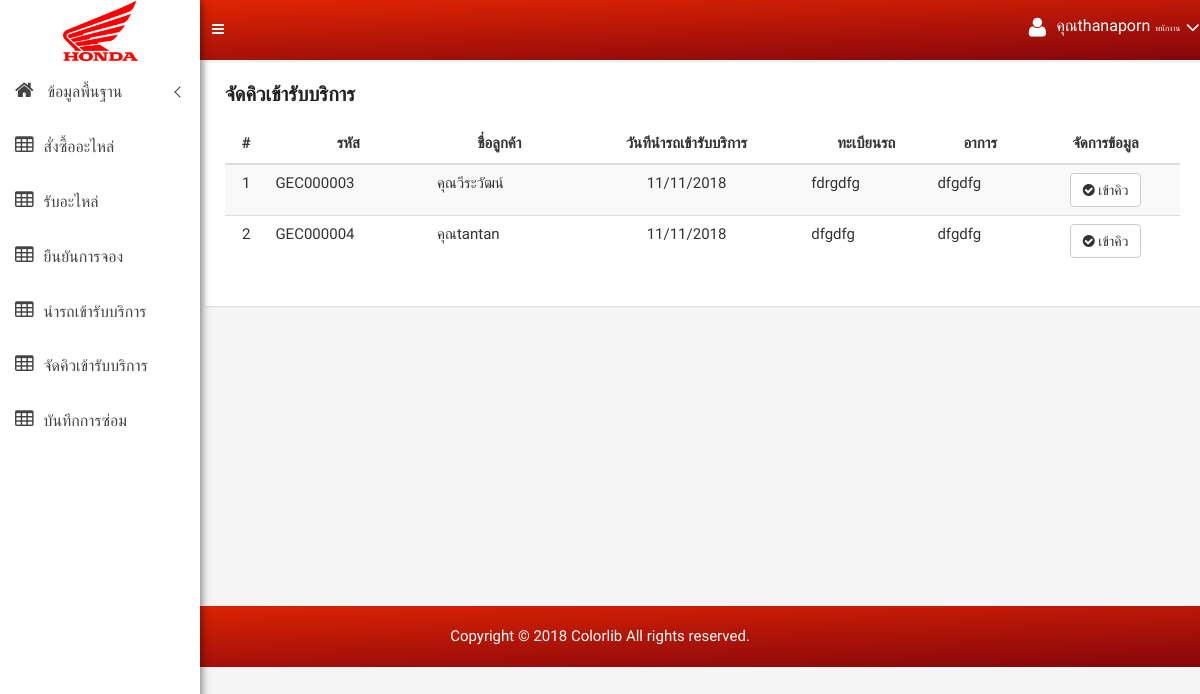
The page /quene_list.php (signed in) on the database as committed earlier.
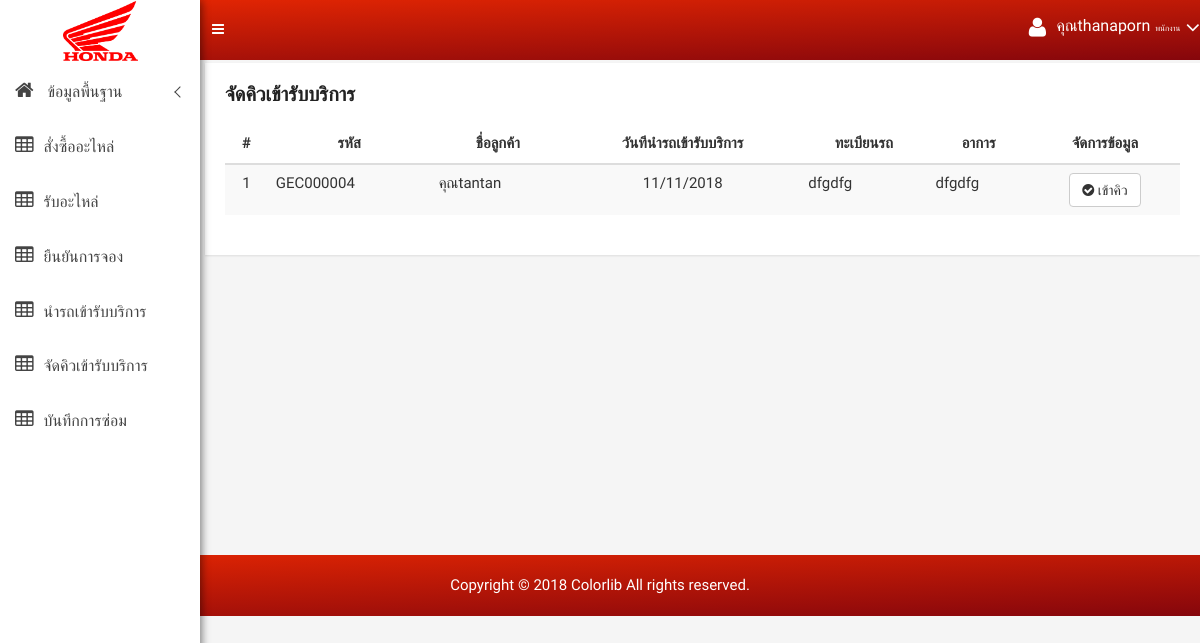
The same page on the database as committed later.
### tables this page shows
CREATE TABLE `get_car` (
  `gc_id` varchar(30) NOT NULL,
  `gc_date` date DEFAULT NULL,
  `gc_doc` varchar(50) DEFAULT NULL,
  `gc_text` varchar(50) DEFAULT NULL,
  `cus_id` varchar(30) DEFAULT NULL,
  `rs_id` varchar(30) DEFAULT NULL,
  `co_id` varchar(30) DEFAULT NULL,
  `gc_status` int(1) DEFAULT NULL,
  PRIMARY KEY (`gc_id`)
);

CREATE TABLE `customer` (
  `cus_id` varchar(30) NOT NULL,
  `cus_user` varchar(255) DEFAULT NULL,
  `cus_pass` varchar(255) DEFAULT NULL,
  `cus_name` varchar(50) DEFAULT NULL,
  `cus_add` text,
  `cus_tel` varchar(30) DEFAULT NULL,
  `co_id` varchar(30) DEFAULT NULL,
  PRIMARY KEY (`cus_id`),
  KEY `co_id` (`co_id`)
);

### config.php (called while the page is built, shortened)
<?php
function FormatDay($mydate){
    $originalDate = $mydate;
    $newDate = date("d/m/Y", strtotime($originalDate));
    return $newDate;
}
?>

### quene_list.php (the view)
<?php include "sitebar.php"; ?>
<?php include "header.php"; ?>
<div class="container-fluid">
    <div class="product-status-wrap">
        <h4>จัดคิวเข้ารับบริการ</h4>
        <div class="row">
            <div class="col-md-12">
                <table class="table table-striped table-hover">
                    <thead>
                    <tr>
                        <th class="text-center">#</th>
                        <th class="text-center">รหัส</th>
                        <th class="text-center">ชื่อลูกค้า</th>
                        <th class="text-center">วันทีนำรถเข้ารับบริการ</th>
                        <th class="text-center">ทะเบียนรถ</th>
                        <th class="text-center">อาการ</th>
                        <th class="text-center">จัดการข้อมูล</th>
                    </tr>
                    </thead>
                    <tbody>
                    <?php
                    $n = 0;
                    if (isset($_GET['search'])) {
                        $sql = "select * from get_car where gc_status='0' and  gc_id like '%" . $_GET['search'] . "%' order by gc_id asc";
                    } else {
                        $sql = "select * from get_car where gc_status='0' order by gc_id asc";
                    }
                    $query = mysqli_query($connect, $sql);
                    if (mysqli_num_rows($query) > 0 ) {
                        while ($array = mysqli_fetch_array($query)) {
                            $n++;
                            $sql2 = "select * from customer where cus_id='".$array['cus_id']."'";
                            $query2 = mysqli_query($connect, $sql2);
                            $array2 = mysqli_fetch_array($query2);
                            ?>
                            <tr>
                                <td class="text-center" scope="row"><?= $n; ?></td>
                                <td style="max-width: 200px"><?= $array['gc_id'] ?></td>
                                <td style="max-width: 200px">คุณ<?= $array2['cus_name'] ?></td>
                                <td style="max-width: 200px" class="text-center"><?= FormatDay($array['gc_date']) ?></td>
                                <td><?= $array['gc_doc'] ?></td>
                                <td><?= $array['gc_text'] ?></td>
                                <td class="text-center">
                                    <a data-toggle="tooltip" onclick="return confirm('ยืนยันการเข้าคิว ?')" href="quene_save.php?id=<?= $array['gc_id'] ?>" class="btn btn-default" data-original-title="Confirm"><i class="fa fa-check-circle" aria-hidden="true"> เข้าคิว</i></a>
                                </td>
                            </tr>
                            <?php
                        }
                    } else {
                        ?>
                        <tr>
                            <th style="text-align: center;color: red;" colspan="6"> ไม่พบข้อมูล</th>
                        </tr>
                        <?php
                    }
                    ?>
                    </tbody>
                </table>
            </div>
        </div>
    </div>
</div>
<br><br><br><br><br><br><br><br><br><br><br><br><br><br><br>
<?php include "footer.php"; ?>

Rows that differ between the two databases and show on the page:
no longer on this page (row edited): get_car: gc_id "GEC000003", cus.cus_name "วีระวัฒน์", gc_date "11/11/2018", gc_doc "fdrgdfg", gc_text "dfgdfg"
